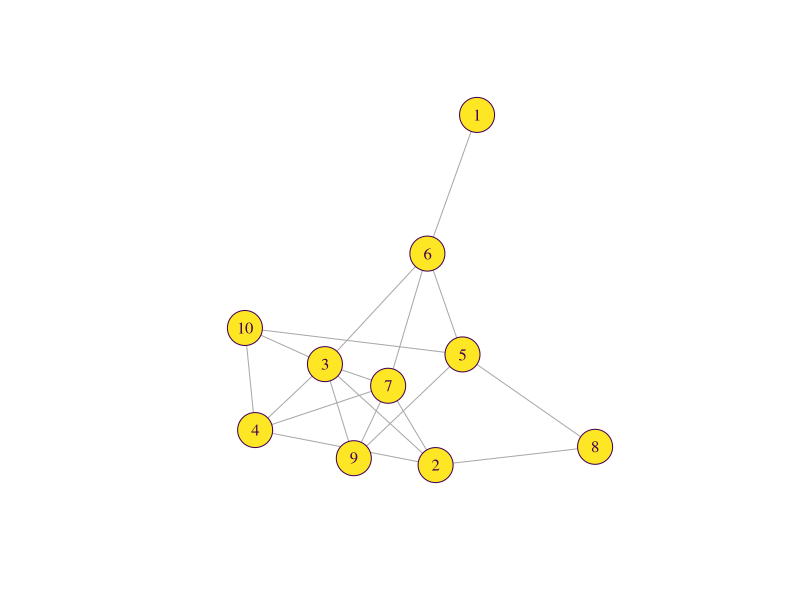
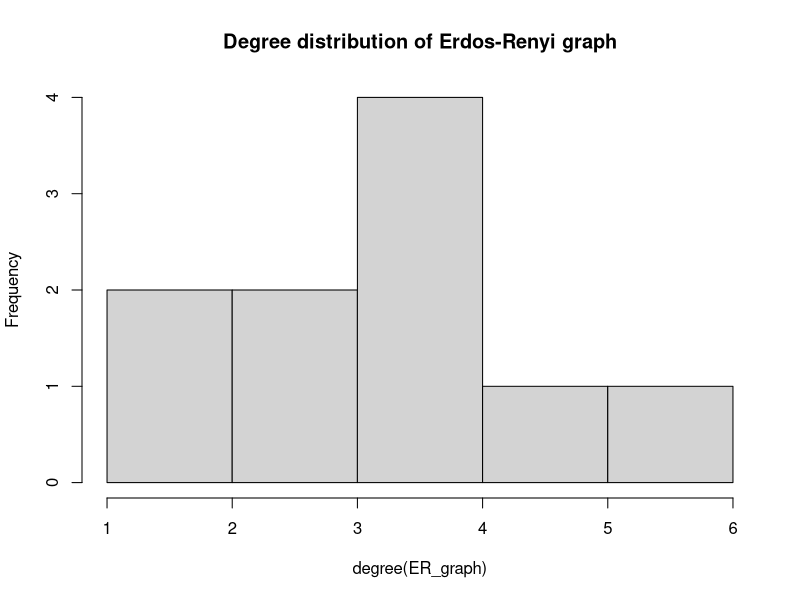

Write R code to recreate these figures, in order.
##Erdos-Renyi random graph
####################################################################################
# Consider n-vertices V= {1,2,3,..., n}. The set of Edges of E is a subset 
#of V x V. The Graph G= (V,E) is the set of vertices and the edges between them.
#In this code we shall generate a random graph

##################################################################################


###SECTION 1###########
p <- runif(1)
prob_of_head <- p
prob_of_head
prob_of_tail <- 1-prob_of_head
prob_of_tail
coin_toss_outcome <- sample(c("HEAD","TAIL"), 1, prob = c(prob_of_head, prob_of_tail) )
coin_toss_outcome
#############################



#SECTION 2##############
number_of_vertices<- 10

#Now constructing an adjacency matrix
adj_matrix <- matrix(NA, nrow=10, ncol=10)
adj_matrix
for(i in 1:(number_of_vertices-1)){
  for(j in (i+1):number_of_vertices) {
    print(c(i,j))
    junk = sample(c("HEAD","TAIL"), 1, prob = c(prob_of_head,prob_of_tail))
    if(junk=="HEAD")
    adj_matrix[i,j] = 1
    else
      adj_matrix[i,j]= 0
    adj_matrix[j,i] = adj_matrix[i,j]
  }
}
diag(adj_matrix) <- 0 #This is because a vertex cannot have an edge with itself
#Now let's look at the adjacency matrix
adj_matrix

#SECTION 3##########
library(igraph) #R package to visualize and work with graph/network like objects
ER_graph <- graph_from_adjacency_matrix(adj_matrix,mode="undirected")
ER_graph
plot(ER_graph, edge.arrow.size=0.5, vertex.color="#fde725", vertex.size=20, 
     vertex.frame.color="#440154", vertex.label.color="#440154")

gsize(ER_graph) 
degree(ER_graph)
hist(degree(ER_graph), main="Degree distribution of Erdos-Renyi graph") 
